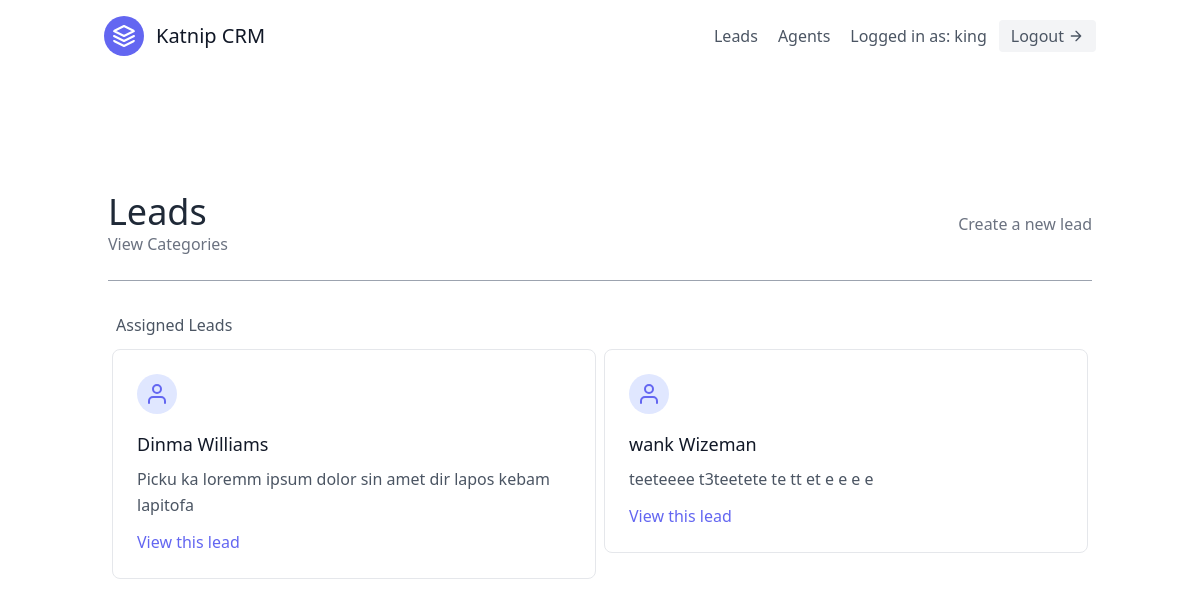
/leads/ (signed in), run on an earlier commit of the app's database.
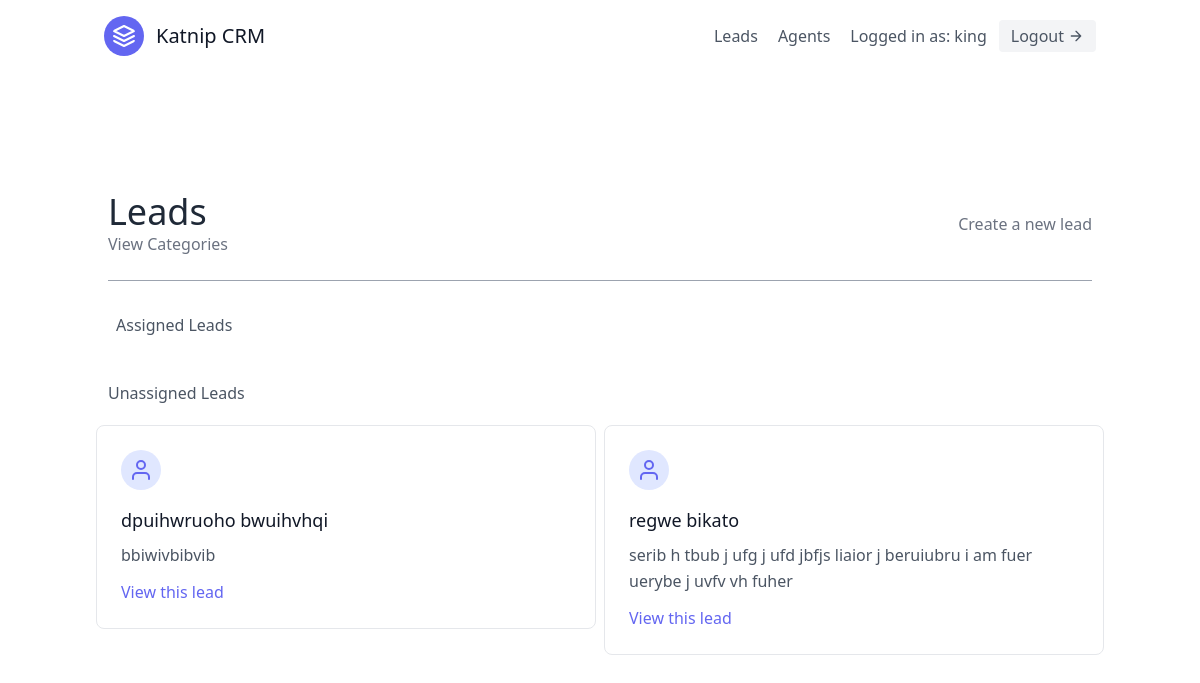
And on a later commit of the database.
### leads/models.py (models this page shows, shortened)
class Lead(models.Model):
    first_name = models.CharField(max_length=20)
    last_name = models.CharField(max_length=20)
    notes = models.TextField()
    age = models.IntegerField(default=0)
    agent = models.ForeignKey(
        "Agent", on_delete=models.SET_NULL, null=True, blank=True
    )
    organisation = models.ForeignKey(
        UserProfile, on_delete=models.CASCADE
    )
    category = models.ForeignKey(
        "Category", related_name="leads",on_delete=models.SET_NULL, null=True, blank=True
    )

### leads/views.py (the view)
# urls.py: path("", LeadListView.as_view(), name="lead-list"),
class LeadListView(LoginRequiredMixin, ListView):
    search_filters = None
    template_name = "leads/lead_list.html"
    context_object_name = "leads"
    def get_queryset(self):
        user = self.request.user
        if user.is_organiser:
            queryset = Lead.objects.filter(
                organisation=user.userprofile, agent__isnull=False
            )
        else:
            queryset = Lead.objects.filter(
                organisation=user.agent.organisation, agent__isnull=False
            )
            queryset = queryset.filter(agent__user=user)
        return queryset
    def get_context_data(self, **kwargs):
        context = super(LeadListView, self).get_context_data(**kwargs)
        user = self.request.user
        if user.is_organiser:
            queryset = Lead.objects.filter(
                organisation=user.userprofile, agent__isnull=True
            )
            context.update({"unassigned_leads": queryset})
        return context

### leads/templates/leads/lead_list.html (shortened to what this page needs)
{% extends "base.html" %}
{% block content %}
<section class="text-gray-600 body-font">
  <div class="container px-5 py-24 mx-auto flex flex-wrap">
    <div class="w-full mb-6 py-6 flex justify-between items-center border-b border-gray-400">
      <div>
        <h1 class="text-4xl text-gray-800">Leads</h1>
        <a class="text-gray-500 hover:text-blue-500" href="{% url 'leads:category-list' %}">View Categories</a>
      </div>
      {% if request.user.is_organiser %}
      <div>
        <a class="text-gray-500 hover:text-blue-500" href="{% url 'leads:lead-create' %}">Create a new lead</a>
      </div>
      {% endif %}
    </div>
    <div class="flex flex-wrap mx-auto w-full">
        <div class="p-2 w-full ">
            <h1>Assigned Leads</h1>
        </div>
        {% for lead in leads %}
        <div class="xl:w-1/3 md:w-1/2">
            <div class="border border-gray-200 p-6 m-1 rounded-lg">
                <div class="w-10 h-10 inline-flex items-center justify-center rounded-full bg-indigo-100 text-indigo-500 mb-4">
                    <svg fill="none" stroke="currentColor" stroke-linecap="round" stroke-linejoin="round" stroke-width="2" class="w-6 h-6" viewBox="0 0 24 24">
                        <path d="M20 21v-2a4 4 0 00-4-4H8a4 4 0 00-4 4v2"></path>
                        <circle cx="12" cy="7" r="4"></circle>
                    </svg>
                </div>
                <h2 class="text-lg text-gray-900 font-medium title-font mb-2">{{ lead.first_name }} {{ lead.last_name }}</h2>
                <p class="leading-relaxed text-base break-words">{{ lead.notes }}</p>
                <a href="{% url 'leads:lead-detail' lead.pk %}" class="mt-3 text-indigo-500 inline-flex items-center">
                  View this lead
                </a>
            </div>
        </div>
        {%endfor %}
    </div>
    {% if unassigned_leads.exists %}
    <div class="mt-5 flex flex-wrap -m-4">
        <div class="p-4 w-full ">
            <h1>Unassigned Leads</h1>
        </div>
        {% for lead in unassigned_leads %}
        <div class="xl:w-1/3 md:w-1/2">
            <div class="border border-gray-200 p-6 m-1 rounded-lg">
                <div class="w-10 h-10 inline-flex items-center justify-center rounded-full bg-indigo-100 text-indigo-500 mb-4">
                    <svg fill="none" stroke="currentColor" stroke-linecap="round" stroke-linejoin="round" stroke-width="2" class="w-6 h-6" viewBox="0 0 24 24">
                        <path d="M20 21v-2a4 4 0 00-4-4H8a4 4 0 00-4 4v2"></path>
                        <circle cx="12" cy="7" r="4"></circle>
                    </svg>
                </div>
                <h2 class="text-lg text-gray-900 font-medium title-font mb-2">{{ lead.first_name }} {{ lead.last_name }}</h2>
                <p class="leading-relaxed text-base break-words">{{ lead.notes }}</p>
                <a href="{% url 'leads:lead-detail' lead.pk %}" class="mt-3 text-indigo-500 inline-flex items-center">
                  View this lead
                </a>
            </div>
        </div>
        {%endfor %}
    </div>
    {% endif %}
  </div>
</section>
{% endblock content %}

What changed in the data, as far as the page shows it:
removed Lead: first_name "Dinma", last_name "Williams", notes "Picku ka loremm ipsum dolor sin amet dir lapos kebam lapitofa", shown under "Assigned Leads"
removed Lead: first_name "wank", last_name "Wizeman", notes "teeteeee t3teetete te tt et e e e e", shown under "Assigned Leads"
added Lead: first_name "dpuihwruoho", last_name "bwuihvhqi", notes "bbiwivbibvib", shown under "Unassigned Leads"
added Lead: first_name "regwe", last_name "bikato", notes "serib h tbub j ufg j ufd jbfjs liaior j beruiubru i am fuer uerybe j uvfv vh fuher", shown under "Unassigned Leads"
Also different on the page:
text now shown: "Unassigned Leads"
